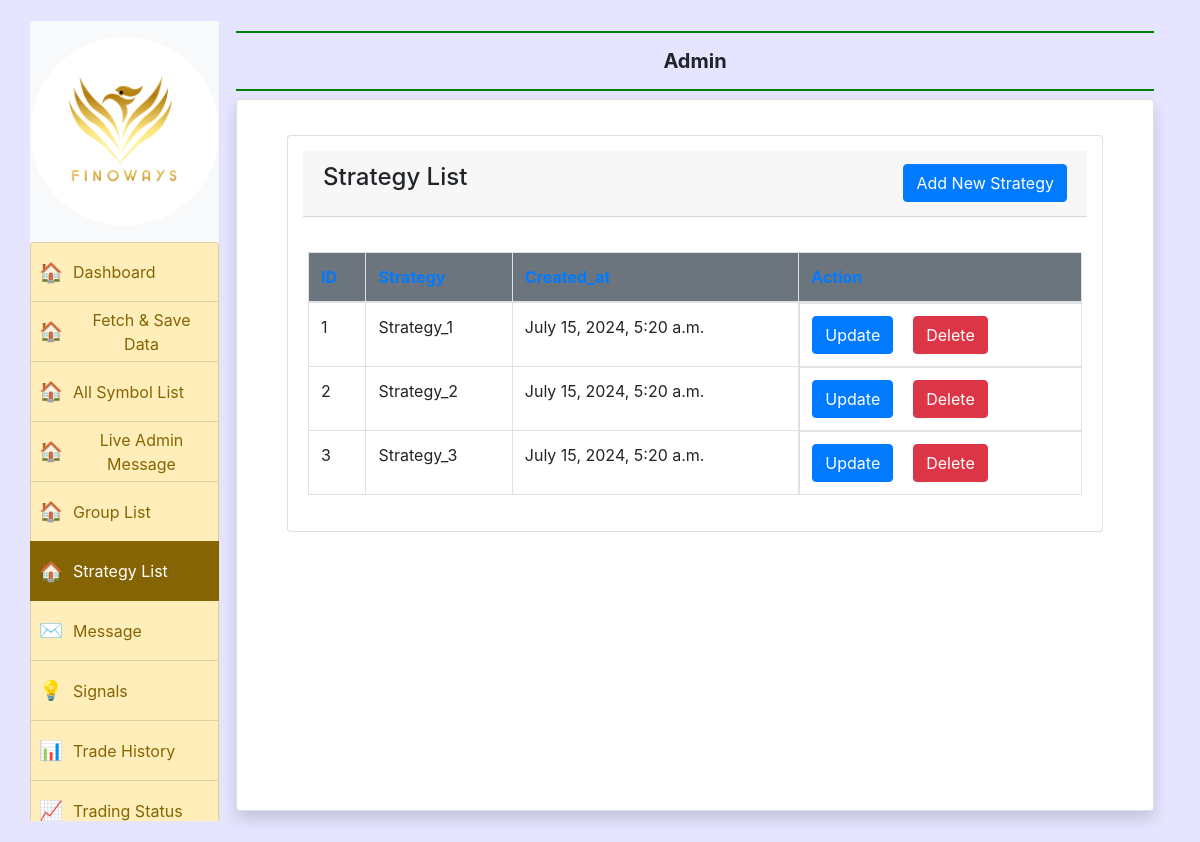
Page /strategy_list/ on the committed database.
### accounts/models.py (models this page shows, shortened)
class Strategy(models.Model):
    Strategy = models.CharField(max_length=20)
    created_at = models.DateTimeField(auto_now_add=True)

### accounts/views.py (the view)
# urls.py: path('strategy_list/', views.strategy_list, name='strategy_list' ),
def strategy_list(request):
    strategy = Strategy.objects.all()
    return render(request, 'strategy_list.html', {'strategy': strategy})

### templates/strategy_list.html (shortened to what this page needs)
{% extends 'admin_base.html' %}
{% block main %}
<div class="content">
    <div class="row">
        <div class="col-sm md lg xl xxl-12">
            <div class="card">
                <div class="card-header row">
                    <h4 class="card-title">Strategy List</h4>
                    <a href="{% url 'create_strategy' %}" class="btn btn-primary">Add New Strategy</a>
                </div>
                <div class="card-body">
                    <div class="table-responsive table-container">
                        <table class="table tablesorter table-bordered table-hover" id="example">
                            <thead class="text-primary bg-secondary">
                                <tr>
                                    <th>ID</th>
                                    <th>Strategy</th>
                                    <th>Created_at</th>
                                    <th>Action</th>
                                </tr>
                            </thead>
                            <tbody>
                                {% for strategy in strategy %}
                                <tr>
                                    <td>{{ strategy.id }}</td>
                                    <td>{{ strategy.Strategy }}</td>
                                    <td>{{ strategy.created_at }}</td>
                                    <td style="display: flex;">
                                        <div style="order: 1; margin-right: 10px;">
                                            <a href="{% url 'update_strategy' strategy_id=strategy.id %}" class="btn btn-primary">Update</a>
                                        </div>
                                        <div style="order: 2;">
                                            <form action="{% url 'delete_strategy' strategy_id=strategy.id %}" method="post">
                                                <button type="submit" class="btn btn-danger" style="margin-left: 10px;">Delete</button>
                                            </form>
                                        </div>
                                    </td>
                                </tr>
                                {% endfor %}
                            </tbody>
                        </table>
                    </div>
                </div>
            </div>
        </div>
    </div>
</div>
{% endblock %}

### templates/strategy_list.html (style rules this page uses)
.row { display: flex; justify-content: space-between; align-items: center; margin: 15px; }

### rows in the picture
Strategy: id "1", Strategy "Strategy_1", created_at "July 15, 2024, 5:20 a.m."
Strategy: id "2", Strategy "Strategy_2", created_at "July 15, 2024, 5:20 a.m."
Strategy: id "3", Strategy "Strategy_3", created_at "July 15, 2024, 5:20 a.m."
